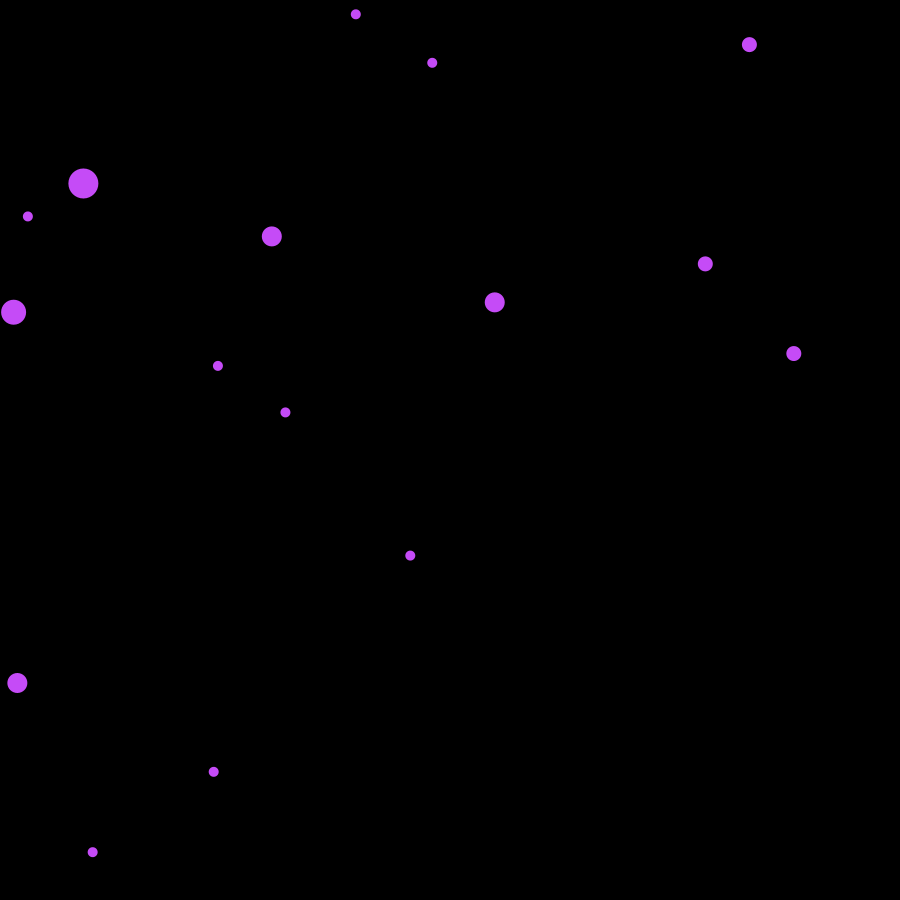
Frame 1 (no input)
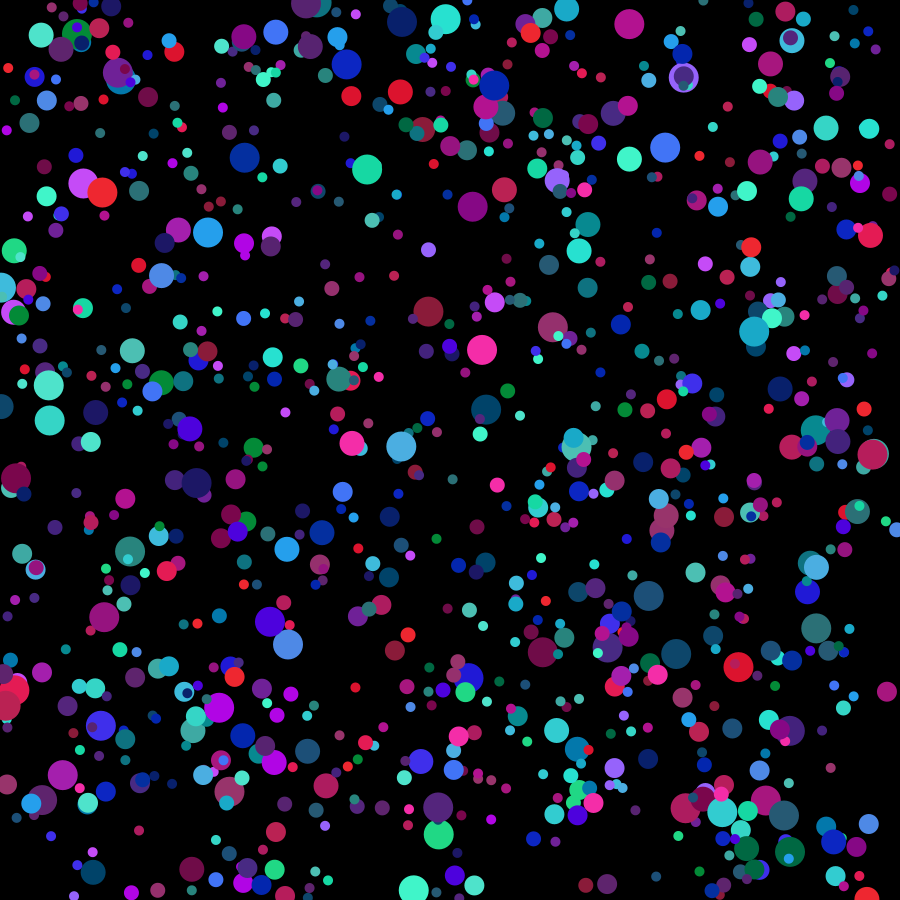
Frame 60 (the mouse pressed at the canvas centre just before this capture)
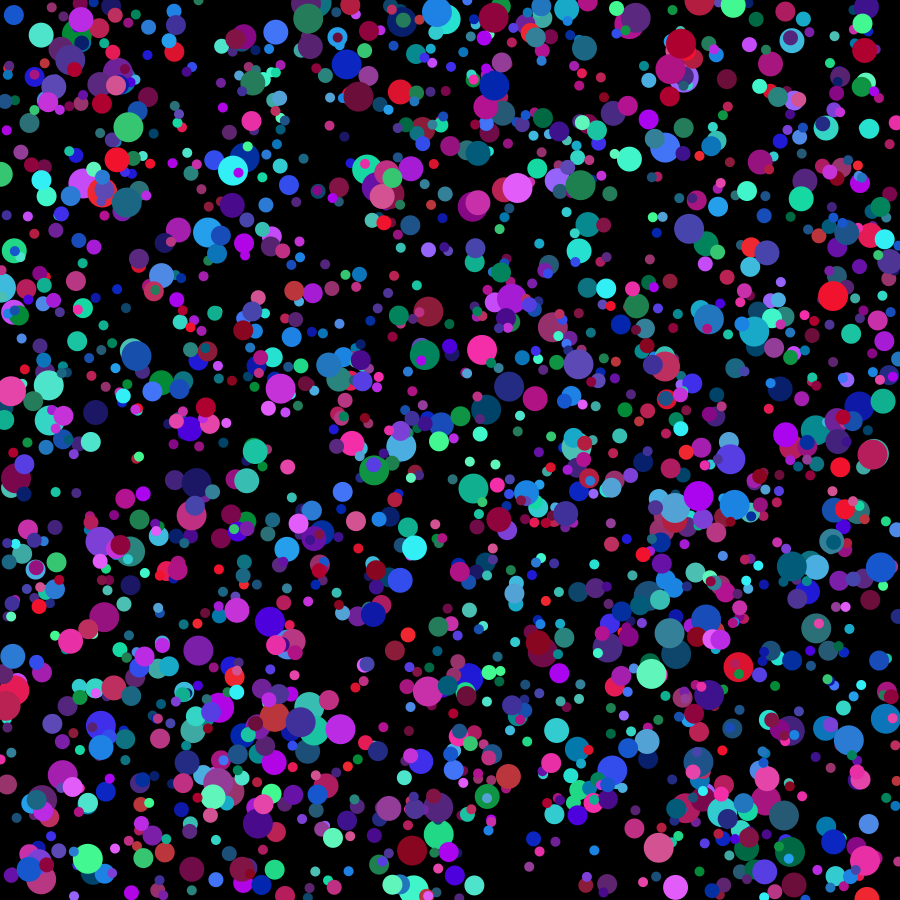
Frame 120 (the mouse held since frame 60 and released just before this capture)

The Processing sketch that drew these frames (run headless with seeded random() and noise(); from frame 60 on, the mouse is pressed at the canvas centre):

// Processing sketch: processing_118732
// ── processing_118732.pde

void setup() {
  size(900,900);
  
  smooth();
  
 background(0);
  
  colorMode(HSB);
  
}

void draw() {
  noStroke();
  
  
  fill(100,200,0,15);
  
 

  

  fill(random(100,255), random(150,255), random(100,255));
  
  ellipse(random(0,width), random(0, height), 10, 10);
   ellipse(random(0,width), random(0, height), 10, 10);
    ellipse(random(0,width), random(0, height), 20, 20);
     ellipse(random(0,width), random(0, height), 30, 30);
      ellipse(random(0,width), random(0, height), 25, 25);
       ellipse(random(0,width), random(0, height), 10, 10);
        ellipse(random(0,width), random(0, height), 10, 10);
         ellipse(random(0,width), random(0, height), 10, 10);
          ellipse(random(0,width), random(0, height), 10, 10);
           ellipse(random(0,width), random(0, height), 10, 10);
           ellipse(random(0,width), random(0, height), 15, 15);
           ellipse(random(0,width), random(0, height), 10, 10);
           ellipse(random(0,width), random(0, height), 20, 20);
           ellipse(random(0,width), random(0, height), 20, 20);
           ellipse(random(0,width), random(0, height), 15, 15);
           ellipse(random(0,width), random(0, height), 15, 15);
           
  
  frameRate(25);
  smooth();
}
